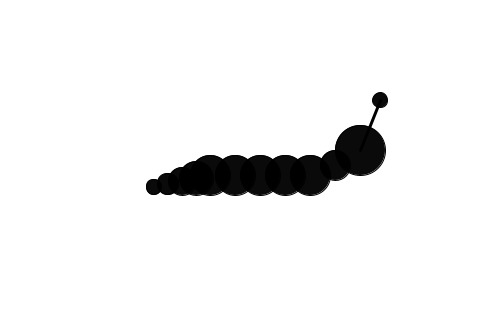
Frame 1 (no input)
Frame 60 (the mouse pressed at the canvas centre just before this capture): identical to frame 1, image omitted
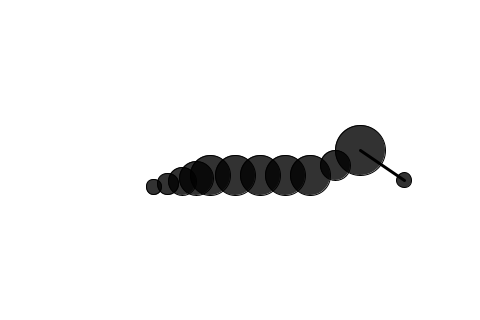
Frame 120 (the mouse held since frame 60 and released just before this capture)

The Processing sketch that drew these frames (run headless with seeded random() and noise(); from frame 60 on, the mouse is pressed at the canvas centre):

// Processing sketch: processing_4986
// ── processing_4986.pde

float x1 = 360.00;
float y1 = 150.00;
float x2 = 380.00;
float y2 = 100.00;
float x3 = 310.00;
float y3 = 175.00;
float radius1 = 50.00;
float radius2 = 40.00;
int num = 10;


void setup() {
  size(480,320);
  smooth();
  frameRate(24);
}

void draw()
{
  background(255);
  stroke(0);
  fill(0,240);

  if(key == ENTER || key == RETURN){
    radius1 += 25;
    radius2 += 15;
  }else{
    radius1 = 50;
    radius2 = 40;
  }

  float xEye = x2 + mouseX / 10;
  float yEye = y2 + mouseY / 2;
  
  fill(0, 245 - mouseX / 10 - mouseY / 10);
  strokeWeight(3);
  line (x1, y1, xEye, yEye);
  strokeWeight(1);
  ellipse(xEye, yEye, radius1 - 35, radius1 - 35);
  

  
  for (int i = 0;i <= num;i++)
  {
    fill(0, 245 - mouseX / 10 - mouseY / 10);
    if (i < 2){
      ellipse(x1 - i * 25, y1 + i * 15, radius1 * (1 - i * 0.4), radius1 *(1 - i *0.4));
    }
    else if(i >= 2 && i <= 6){
      ellipse(x3 - (i - 2) * 25, y3, radius2, radius2);
    }
    else if(i >= 7){      
      ellipse(x3 - 100 - (i - 6) * 14, y3 +(i - 6) * 3, radius2 * (1 - (i - 6) * 0.15), radius2 * (1 - (i - 6) * 0.15));
    }
    
  }
  
  
}
